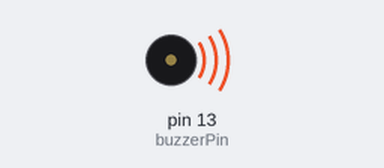
Recording of a sketch running on a simulated Arduino Uno, built with avr-gcc and run on an emulated ATmega328P. Parts: buzzer (waves = sounding).

Above: at 0.5 s.
Timing chart, 0 to 5.2 s (numbered marks = the images above):
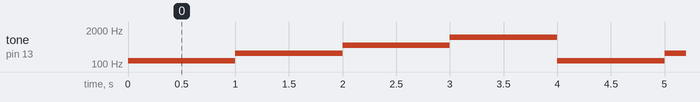

The sketch:

piezo_buzzer_basic.ino
```cpp
// define some frequencies for piano keys
// https://en.wikipedia.org/wiki/Piano_key_frequencies

#define NOTE_C3  131
#define NOTE_C4  262
#define NOTE_C5  523
#define NOTE_C6  1047

int buzzerPin = 13;

void setup(void)
{
  pinMode(buzzerPin, OUTPUT);
}

void loop()
{
  // tone(pin, frequency, duration)

  tone(buzzerPin, NOTE_C3, 1000);
  delay(1000);

  tone(buzzerPin, NOTE_C4, 1000);
  delay(1000);

  tone(buzzerPin, NOTE_C5, 1000);
  delay(1000);

  tone(buzzerPin, NOTE_C6, 1000);
  delay(1000);
}
```

Measured:
- by itself, tone on pin 13 (buzzerPin): repeats every 4.0 s: 262 Hz 1.0 s, 523 Hz 1.0 s, 1047 Hz 1.0 s, 131 Hz 1.0 s
